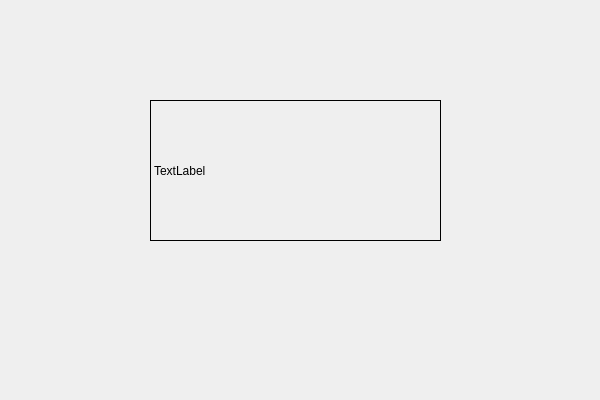
<?xml version="1.0" encoding="UTF-8"?>
<ui version="4.0">
 <class>MouseEventClass</class>
 <widget class="QWidget" name="MouseEventClass">
  <property name="geometry">
   <rect>
    <x>0</x>
    <y>0</y>
    <width>600</width>
    <height>400</height>
   </rect>
  </property>
  <property name="windowTitle">
   <string>MouseEvent</string>
  </property>
  <widget class="myLabel" name="label">
   <property name="geometry">
    <rect>
     <x>150</x>
     <y>100</y>
     <width>291</width>
     <height>141</height>
    </rect>
   </property>
   <property name="frameShape">
    <enum>QFrame::Box</enum>
   </property>
   <property name="text">
    <string>TextLabel</string>
   </property>
  </widget>
 </widget>
 <layoutdefault spacing="6" margin="11"/>
 <customwidgets>
  <customwidget>
   <class>myLabel</class>
   <extends>QLabel</extends>
   <header>mylabel.h</header>
  </customwidget>
 </customwidgets>
 <resources>
  <include location="MouseEvent.qrc"/>
 </resources>
 <connections/>
</ui>
